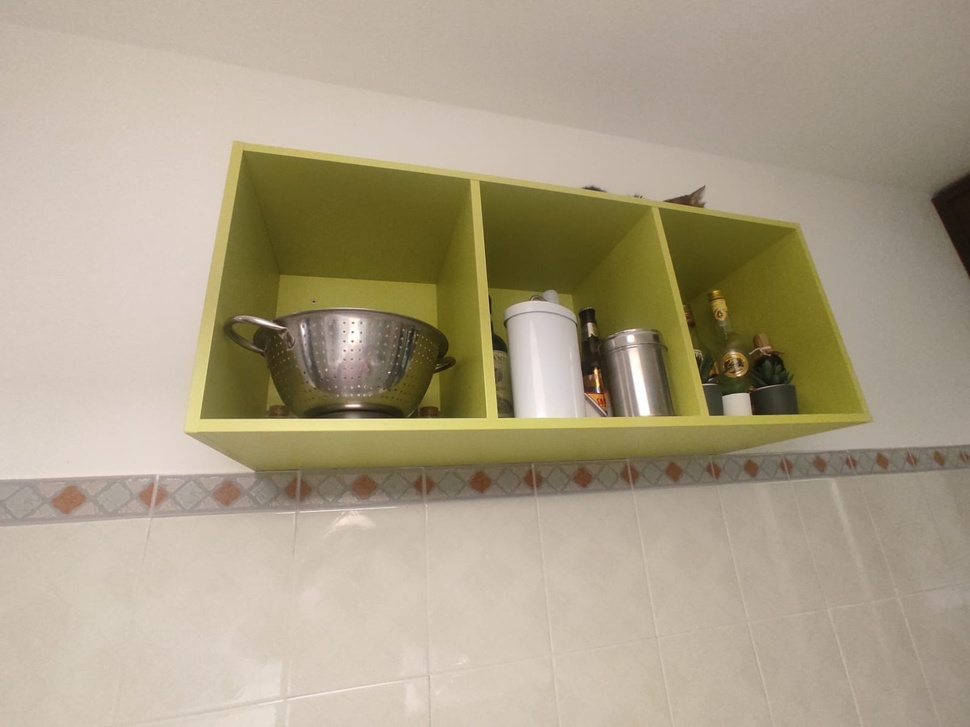
%> input picture images/Look-outCat.jpg, 970 x 727 px, shrunk from 1600 x 1200 before the run
$ octave part0.m   (GNU Octave 9; MATLAB toolbox functions it lacks are replaced by stand-ins)
%> lines starting %> are read from the running program, lines starting %| are printed output that depends on the picture
### feature_extracture_functions/get_lines.m
function lines = get_lines(img)
% Hough Transform
% source code: https://it.mathworks.com/help/images/hough-transform.html

% edge detection by Canny algorithm
BW = edge(img, 'canny', [0.03, 0.05]);

figure;
imshow(BW);

% Hough Transform
[H, theta, rho] = hough(BW, 'Theta', -90:0.5:89.5, 'RhoResolution', 0.5);

% Find the peaks in the Hough transform matrix
P = houghpeaks(H, 100, 'threshold', ceil(0.1 * max(H(:))), 'NHoodSize', [15, 15]);

% Find lines in the image
lines = houghlines(BW,theta, rho, P, 'FillGap', 30, 'MinLength', 40);

end

### feature_extracture_functions/plot_lines.m
function fig = plot_lines(img, lines, color, fig_title)
    % plot lines on the img, lines came from houghlines function
    % source code: https://it.mathworks.com/help/images/hough-transform.html

    % plot the lines on the input image. lines must be a list of structs
    % with elements 'point1' and 'point2', as the one returned by the
    % matlab function houghlines
    fig = figure();
    imshow(img), hold on

    % for each line detected
    for k = 1:length(lines)
        xy = [lines(k).point1; lines(k).point2];
        plot(xy(:,1),xy(:,2),'LineWidth',1,'Color', color);
        text(lines(k).point1(1), lines(k).point1(2), int2str(k), 'FontSize', 15, 'Color', 'white');
        title(fig_title);
    end
end

### feature_extracture_functions/get_corners.m
function corners = get_corners(img)
    % get img corners using Harris Features
    % Ensure the image is grayscale
    % source: https://it.mathworks.com/help/vision/ref/detectharrisfeatures.html

    if size(img, 3) == 3
        img = rgb2gray(img);
    end

    % Detect Harris corners

    corners = detectHarrisFeatures(img, 'MinQuality', 0.0005);
end

### feature_extracture_functions/plot_corners.m
function plot_corners(img, corners)
    % Plot the image
    figure; imshow(img); hold on;

    % Extract corner locations
    corner_points = corners.Location;

    % Plot each corner and add a number
    for i = 1:size(corner_points, 1)
        plot(corner_points(i, 1), corner_points(i, 2), 'ro', 'MarkerSize', 8); % Corner point
        text(corner_points(i, 1) + 5, corner_points(i, 2), sprintf('%d', i), 'Color', 'yellow', 'FontSize', 10); % Corner number
    end

    % Add a title
    title('Detected Corners with Numbers');
    hold off;
end

### src/part0.m
%% Extracting main features, lines, corners

close all
clearvars
clc

%%
addpath('/Users/safuan/Documents/MATLAB/ImageAnalysis/HW/');
addpath('/Users/safuan/Documents/MATLAB/ImageAnalysis/HW/feature_extracture_functions/');

%%
% load an image of a plane
img = imread("/Users/safuan/Documents/MATLAB/ImageAnalysis/HW/images/Look-outCat.jpg");
%> img is the input picture: size 727x970x3 uint8; mean R, G, B 171.7, 160.1, 136.4
img = rgb2gray(img);
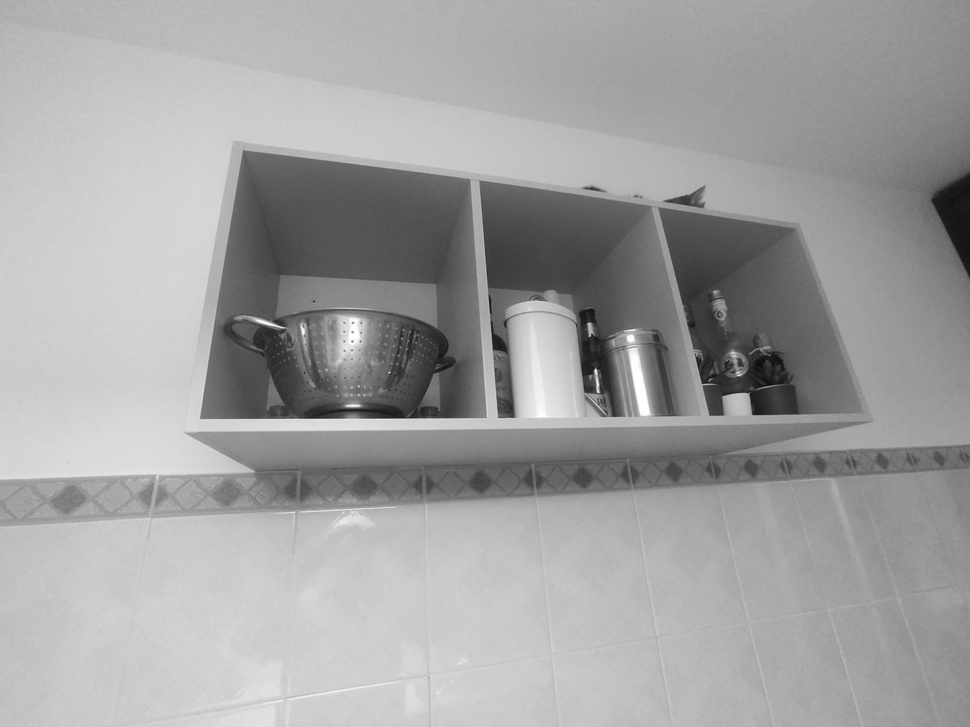
%> img: size 727x970 uint8; min 10, max 255, mean 160.9

%%
lines = get_lines(img);
%> in get_lines, `BW = edge(img, 'canny', [0.03, 0.05]);`:
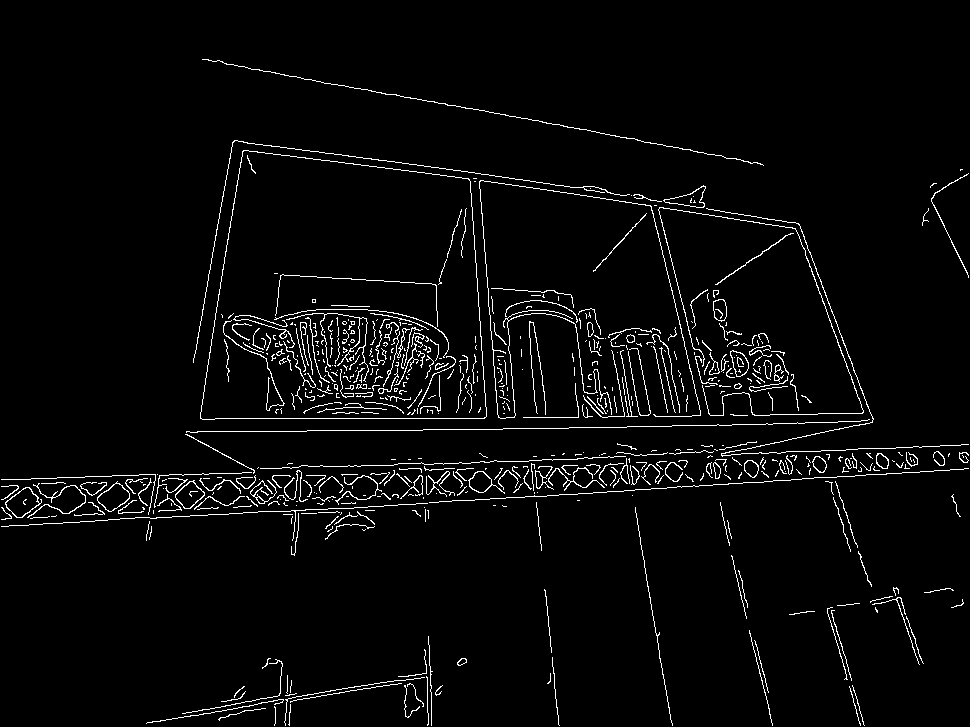
%> BW: size 727x970 logical; 3.4% white in thin lines or dots
%> in get_lines, `[H, theta, rho] = hough(BW, 'Theta', -90:0.5:89.5, 'RhoResolution', 0...`:
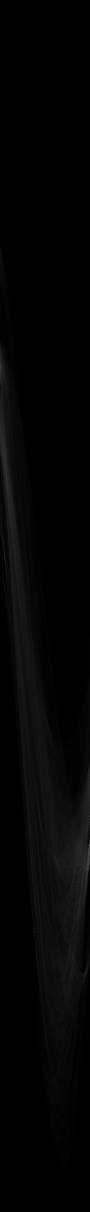
%> H: size 4845x360 double (shown at 1/4 size); min 0, max 280, mean 4.9; drawn with min black and max white
%> in get_lines, `[H, theta, rho] = hough(BW, 'Theta', -90:0.5:89.5, 'RhoResolution', 0...`: theta = 360 values from -90 to 89.5; rho = 4845 values from -1211 to 1211
%> in get_lines, `P = houghpeaks(H, 100, 'threshold', ceil(0.1 * max(H(:))), 'NHoodSize'..`: P = 100 rows, first 12: [1587 1; 3477 354; 3297 359; 3289 360; 2381 22; 3380 357; 1475 1; 1487 1; 3593 154; 1457 1; 2191 16; 2205 16]
%> in get_lines, `lines = houghlines(BW,theta, rho, P, 'FillGap', 30, 'MinLength', 40);`: lines = 209 lines; longest, point1 to point2 (x, y): (39, 484) to (659, 484), (400, 469) to (910, 469), (203, 60) to (691, 150), (444, 475) to (810, 475), (19, 488) to (378, 488), (197, 347) to (538, 347)

fig = plot_lines(img, lines, "red", "lines")
%> the loop in plot_lines, `for k = 1:length(lines)` made 209 passes
%> xy on passes 1 to 3: [201 419; 506 419], [962 470; 837 478], [798 480; 609 492]
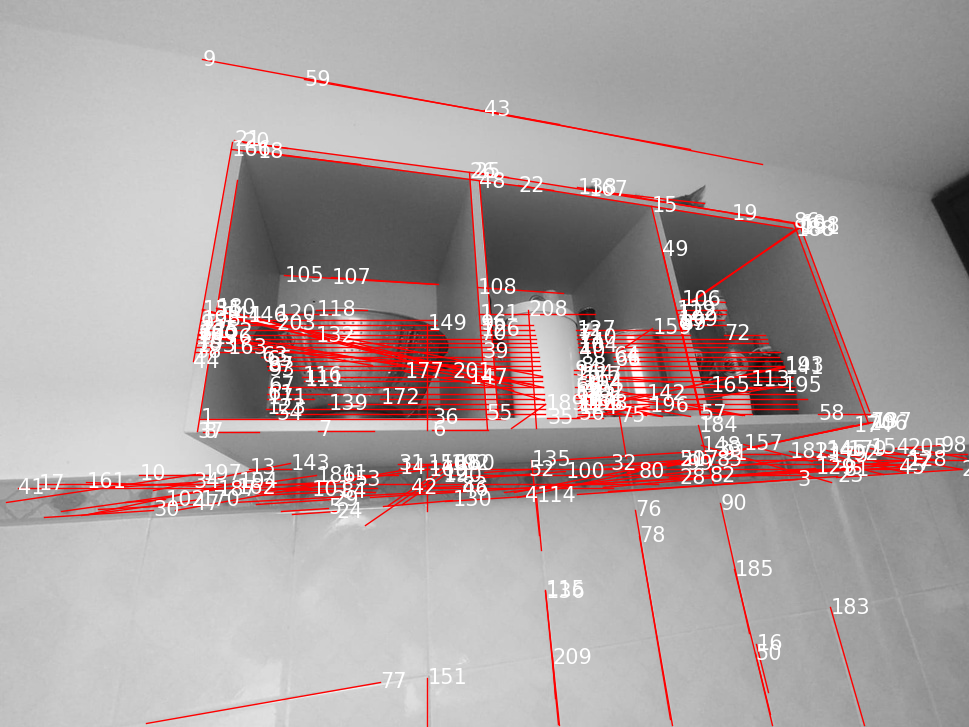
%> figure redrawn from the program's plot data; its title reads 'lines'
%> fig = 2

figure(1), imshow(fig)

%%
corners = get_corners(img);
%> in get_corners, `corners = detectHarrisFeatures(img, 'MinQuality', 0.0005);`: corners = 416 points; strongest (x, y): (596, 370), (599, 393), (591, 336), (390, 373), (590, 324)
plot_corners(img, corners)
%> in plot_corners, `corner_points = corners.Location;`: corner_points = 416 rows, first 12: [131 480; 149 480; 149 506; 150 519; 153 484; 156 476; 156 506; 160 477; 160 486; 187 434; 202 418; 233 327]
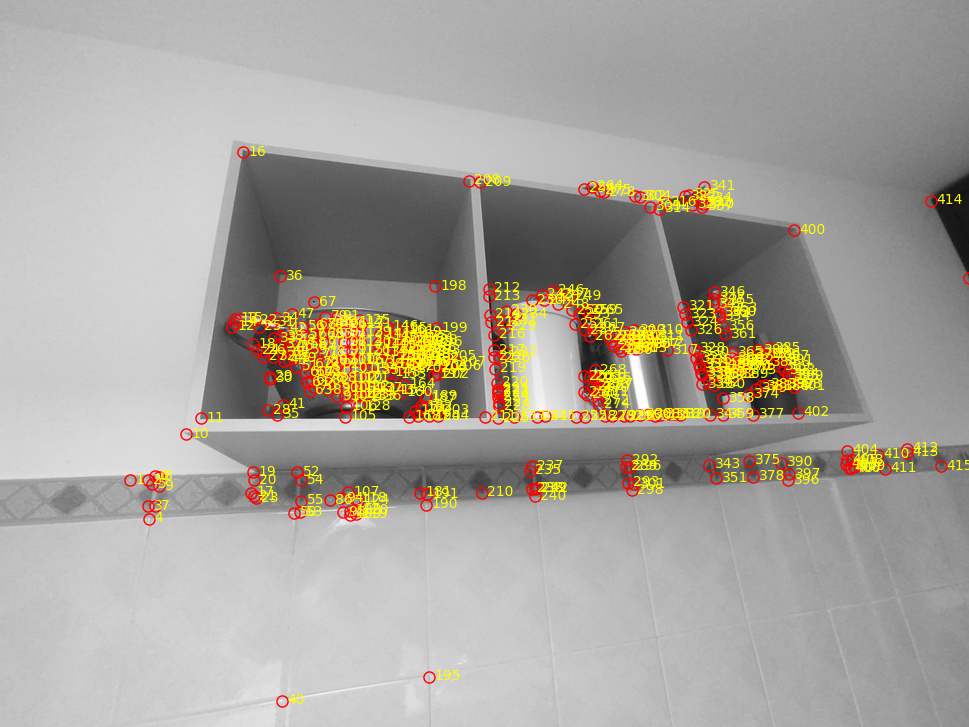
%> figure redrawn from the program's plot data; its title reads 'Detected Corners with Numbers'
